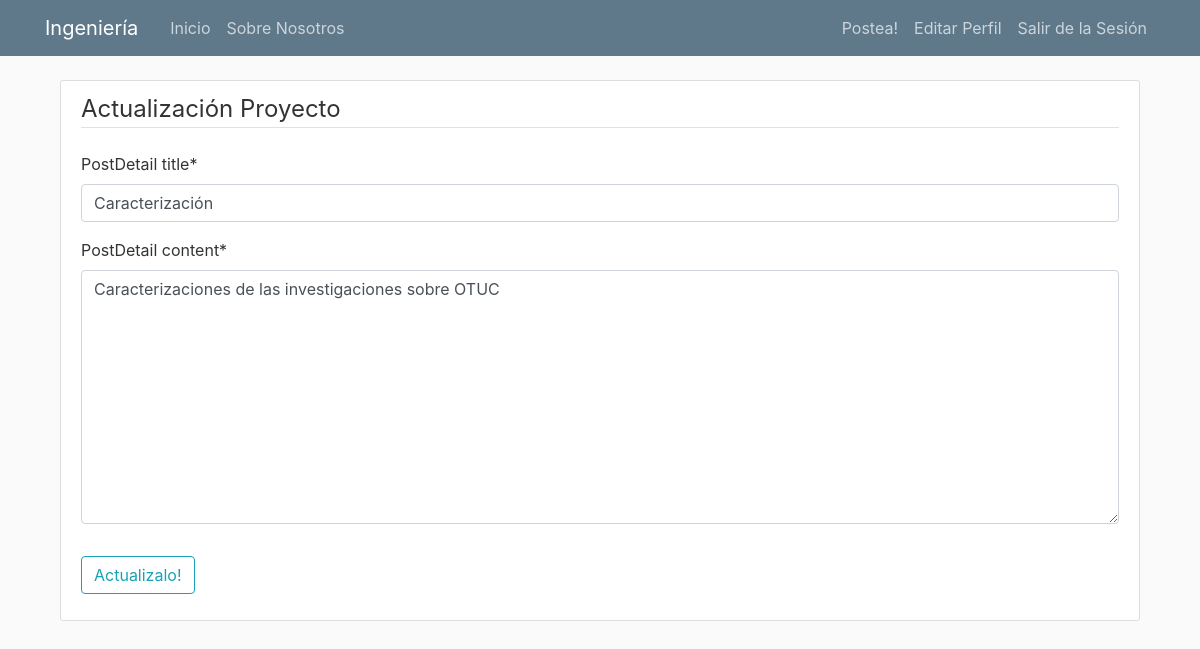
Screenshot of /postDetail/7/update/ (signed in) with the database file from the repository.
### blog/models.py (models this page shows, shortened)
class PostDetail(models.Model):
    post = models.ForeignKey(Post, on_delete=models.CASCADE)
    postDetail_title = models.CharField(max_length=100)
    postDetail_content = models.TextField()

### blog/views.py (the view, shortened to what this page needs)
# urls.py: path('postDetail/<int:pk>/update/', PostDetailUpdateView.as_view(), name='post-detail-update'),
class PostDetailUpdateView(LoginRequiredMixin, UserPassesTestMixin, UpdateView):
    model = PostDetail
    fields = ['postDetail_title', 'postDetail_content']
    def test_func(self):
        postDetail = self.get_object()
        if self.request.user == postDetail.post.author:
            return True
        return False

### blog/templates/blog/postdetail_form.html (shortened to what this page needs)
{% extends "blog/base.html" %}
{% load crispy_forms_tags %}
{% block content %}
    <div class="content-section">
        <form method="POST">
            <fieldset class="form-group">
                <legend class="border-bottom mb-4">Actualización Proyecto</legend>
                {{ form|crispy }}
            </fieldset>
            <div class="form-group">
                <button class="btn btn-outline-info" type="submit">Actualizalo!</button>
            </div>
        </form>
    </div>
{% endblock content %}

### blog/static/blog/main.css (style rules this page uses)
body { background: #fafafa; color: #333333; margin-top: 5rem; }
.content-section { background: #ffffff; padding: 10px 20px; border: 1px solid #dddddd; border-radius: 3px; margin-bottom: 20px; }

### rows the page displays
PostDetail: postDetail_title "Caracterización", postDetail_content "Caracterizaciones de las investigaciones sobre OTUC"
